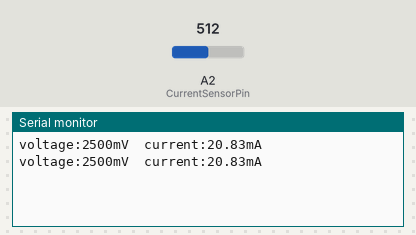
A sketch run on a simulated Arduino Uno, built with avr-gcc and run on an emulated ATmega328P. On the bench: the last lines printed to the serial monitor. The test bench sets the inputs (shaded band); at power-on: A2 (CurrentSensorPin) = 512.

Above: at 1.8 s.
1.9 s: A2 (CurrentSensorPin) set to 716
At 2.8 s:
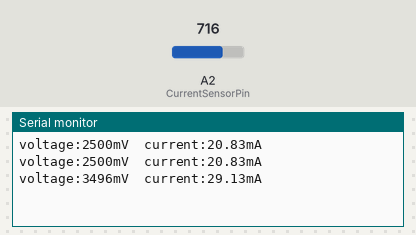
3.4 s: A2 (CurrentSensorPin) set to 900
At 4.7 s:
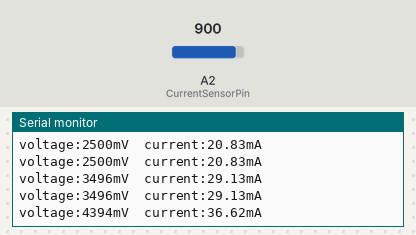
Timing chart, 0 to 6.4 s (numbered marks = the images above; inputs shaded):
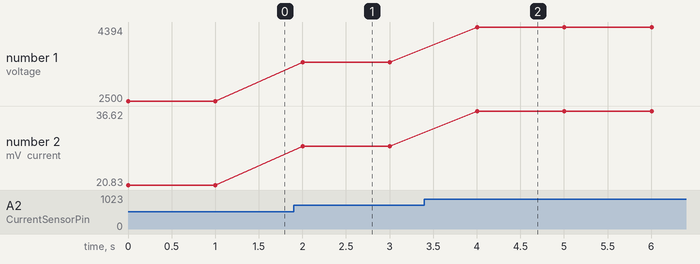

Measured:
- after the input at 1.9 s, the serial monitor: prints a new line after 0.10 s (image 1)
- after the input at 3.4 s, the serial monitor: prints a new line after 0.60 s (image 2)
- plotted number 1: 2500 → 3496 after the input at 1.9 s, 3496 → 4394 after the input at 3.4 s
- plotted number 2: 20.83 → 29.13 after the input at 1.9 s, 29.13 → 36.62 after the input at 3.4 s

The sketch:

Druksensor.ino
```cpp
#define CurrentSensorPin  A2
#define VREF 5000 // ADC's reference voltage on your Arduino,typical value:5000mV

unsigned int voltage; //unit:mV
float current;  //unit:mA

void setup()
{
   Serial.begin(115200);
}

void loop()
{
    voltage = analogRead(CurrentSensorPin)/1024.0*VREF;
    Serial.print("voltage:");
    Serial.print(voltage);
    Serial.print("mV  ");
    current = voltage/120.0;  //Sense Resistor:120ohm
    Serial.print("current:");
    Serial.print(current);
    Serial.println("mA");
    delay(1000);
}
```
